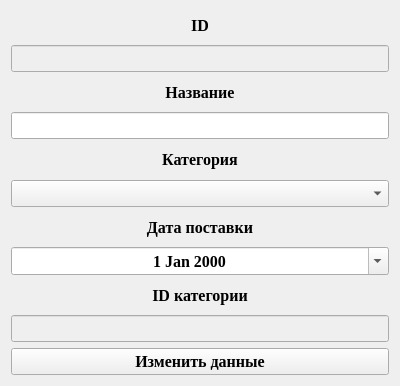
<?xml version="1.0" encoding="UTF-8"?>
<ui version="4.0">
 <class>izmenenie</class>
 <widget class="QWidget" name="izmenenie">
  <property name="geometry">
   <rect>
    <x>0</x>
    <y>0</y>
    <width>400</width>
    <height>386</height>
   </rect>
  </property>
  <property name="windowTitle">
   <string>Form</string>
  </property>
  <layout class="QGridLayout" name="gridLayout">
   <item row="7" column="0">
    <widget class="QDateEdit" name="dateEdit">
     <property name="font">
      <font>
       <family>Times New Roman</family>
       <pointsize>12</pointsize>
       <bold>true</bold>
      </font>
     </property>
     <property name="alignment">
      <set>Qt::AlignCenter</set>
     </property>
     <property name="calendarPopup">
      <bool>true</bool>
     </property>
    </widget>
   </item>
   <item row="2" column="0">
    <widget class="QLabel" name="label">
     <property name="font">
      <font>
       <family>Times New Roman</family>
       <pointsize>12</pointsize>
       <bold>true</bold>
      </font>
     </property>
     <property name="text">
      <string>Название</string>
     </property>
     <property name="alignment">
      <set>Qt::AlignCenter</set>
     </property>
    </widget>
   </item>
   <item row="1" column="0">
    <widget class="QLineEdit" name="lineEdit_3">
     <property name="enabled">
      <bool>false</bool>
     </property>
     <property name="font">
      <font>
       <family>Times New Roman</family>
       <pointsize>12</pointsize>
       <bold>true</bold>
      </font>
     </property>
     <property name="alignment">
      <set>Qt::AlignCenter</set>
     </property>
    </widget>
   </item>
   <item row="8" column="0">
    <widget class="QLabel" name="label_4">
     <property name="font">
      <font>
       <family>Times New Roman</family>
       <pointsize>12</pointsize>
       <bold>true</bold>
      </font>
     </property>
     <property name="text">
      <string>ID категории</string>
     </property>
     <property name="alignment">
      <set>Qt::AlignCenter</set>
     </property>
    </widget>
   </item>
   <item row="4" column="0">
    <widget class="QLabel" name="label_2">
     <property name="font">
      <font>
       <family>Times New Roman</family>
       <pointsize>12</pointsize>
       <bold>true</bold>
      </font>
     </property>
     <property name="text">
      <string>Категория</string>
     </property>
     <property name="alignment">
      <set>Qt::AlignCenter</set>
     </property>
    </widget>
   </item>
   <item row="3" column="0">
    <widget class="QLineEdit" name="lineEdit">
     <property name="font">
      <font>
       <family>Times New Roman</family>
       <pointsize>12</pointsize>
       <bold>true</bold>
      </font>
     </property>
     <property name="alignment">
      <set>Qt::AlignCenter</set>
     </property>
    </widget>
   </item>
   <item row="9" column="0">
    <widget class="QLineEdit" name="lineEdit_2">
     <property name="enabled">
      <bool>false</bool>
     </property>
     <property name="font">
      <font>
       <family>Times New Roman</family>
       <pointsize>12</pointsize>
       <bold>true</bold>
      </font>
     </property>
     <property name="alignment">
      <set>Qt::AlignCenter</set>
     </property>
    </widget>
   </item>
   <item row="0" column="0">
    <widget class="QLabel" name="label_3">
     <property name="font">
      <font>
       <family>Times New Roman</family>
       <pointsize>12</pointsize>
       <bold>true</bold>
      </font>
     </property>
     <property name="text">
      <string>ID</string>
     </property>
     <property name="alignment">
      <set>Qt::AlignCenter</set>
     </property>
    </widget>
   </item>
   <item row="5" column="0">
    <widget class="QComboBox" name="comboBox">
     <property name="font">
      <font>
       <family>Times New Roman</family>
       <pointsize>12</pointsize>
       <bold>true</bold>
      </font>
     </property>
    </widget>
   </item>
   <item row="11" column="0">
    <widget class="QPushButton" name="pushButton">
     <property name="font">
      <font>
       <family>Times New Roman</family>
       <pointsize>12</pointsize>
       <bold>true</bold>
      </font>
     </property>
     <property name="text">
      <string>Изменить данные</string>
     </property>
    </widget>
   </item>
   <item row="6" column="0">
    <widget class="QLabel" name="label_5">
     <property name="font">
      <font>
       <family>Times New Roman</family>
       <pointsize>12</pointsize>
       <bold>true</bold>
      </font>
     </property>
     <property name="text">
      <string>Дата поставки</string>
     </property>
     <property name="alignment">
      <set>Qt::AlignCenter</set>
     </property>
    </widget>
   </item>
  </layout>
 </widget>
 <resources/>
 <connections/>
</ui>
